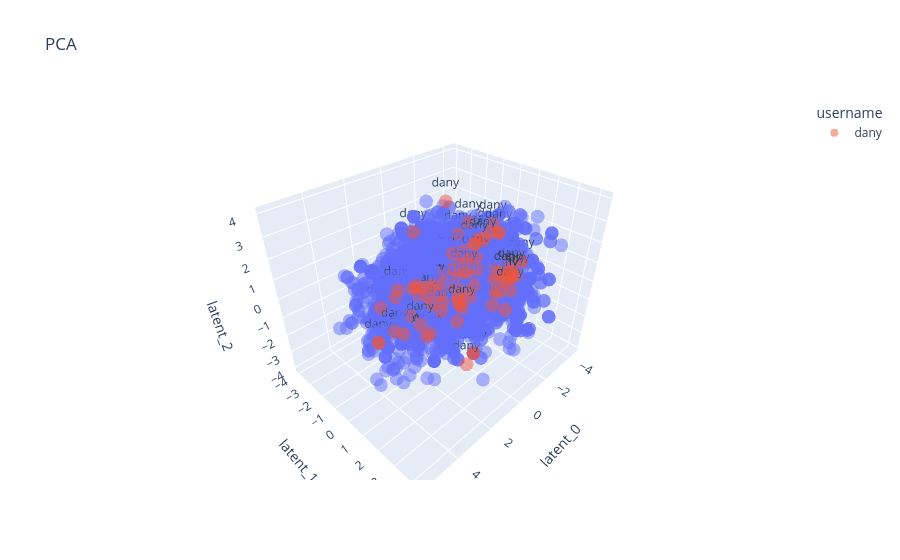

Notebook source saved alongside this figure:
### Code cell
# From a user's perspective, we want to recommend songs that are similar to the songs that the user has listened to.
# We can use the cosine similarity to find the most similar songs to a given song.
df_knn = df.copy()

# df_knn = remove_outliers_iqr(df_knn, NUMERICAL_FEATURES, threshold=0.15)

# normalize numeric features
scaler = StandardScaler()
df_knn[spoti.NUMERICAL_FEATURES] = scaler.fit_transform(df_knn[spoti.NUMERICAL_FEATURES])

# Run PCA on the numeric features
n_components = len(spoti.NUMERICAL_FEATURES)
n_components = 3
pca = PCA(n_components=n_components)
latent_features = pca.fit_transform(df_knn[spoti.NUMERICAL_FEATURES])
df_knn, latent_columns = dimensionality_reduction.add_latent_features(df_knn, latent_features)
df_knn.loc[df_knn["username"] != user, "username"] = ""
if n_components <= 3: plotting.plot_latent_space(df_knn, color=df_knn["username"], text=df_knn["username"], title="PCA").show()
latent_columns = spoti.NUMERICAL_FEATURES

# Get songs that the user has listened to
track_types = ["top_track"]
df_knn_user = df_knn[df_knn["username"] == user]
df_knn_user = df_knn_user[df_knn_user["type"].isin(track_types)]
df_knn_user

# Sample N songs from the songs that the user has listened to, more chance of sampling central songs of the user
PRE_SELECT_N = 20
SELECT_N = 10
df_knn_user_sample = df_knn_user.sample(PRE_SELECT_N)
# sort by affinity with random weights
weights = np.random.rand(len(df_knn_user_sample)) * 2 + 1
df_knn_user_sample["affinity"] = df_knn_user_sample["affinity"] * weights
df_knn_user_sample = df_knn_user_sample.sort_values(by="affinity", ascending=False)
df_knn_user_sample = df_knn_user_sample.drop_duplicates(subset=["id"])
df_knn_user_sample = df_knn_user_sample.head(SELECT_N)
# shuffle the dataframe
display(df_knn_user_sample[spoti.PRETTY_PRINT_FEATURES + latent_columns])

# Get songs that the user has not listened to
df_knn_user_complement = df_knn[(~df_knn["id"].isin(df_knn_user["id"])) & (~df_knn["id"].isin(df_knn_user_sample["id"]))].drop_duplicates(subset=["id"])
df_knn_not_user = df_knn[(df_knn["username"] != user) & (~df_knn["id"].isin(df_knn_user_sample["id"]))].drop_duplicates(subset=["id"])

print(f"User songs selected: {len(df_knn_user)}")
print(f"User songs complement: {len(df_knn_user_complement)}")
print(f"Songs unknown to user: {len(df_knn_not_user)}")

# Get the songs that are most similar to the sampled songs
knn = NearestNeighbors(metric="minkowski", p=2, radius=1)

# From all the songs that the user has not listened to, we only want to consider the songs that are similar to the sampled songs
choosen_df = df_knn_user_complement
knn.fit(choosen_df[latent_columns])
distances, indices = knn.kneighbors(df_knn_user_sample[latent_columns], n_neighbors=1000, return_distance=True)
# Set the distances to the original dataframe
choosen_df = choosen_df.iloc[indices.flatten()].copy()
choosen_df["distance"] = distances.flatten()
choosen_df = choosen_df.sort_values(by="distance")
choosen_df = choosen_df.drop_duplicates(subset=["id"])

TOP_N = 20
choosen_df = choosen_df.head(TOP_N)
# shuffle the dataframe
choosen_df = choosen_df.sample(frac=1)

choosen_df[spoti.PRETTY_PRINT_FEATURES]

### Figure 1 — Plotly figure (JSON) as saved in the notebook; plotly's stock layout.template omitted (floating-point values rounded to 4 significant figures; data arrays with more than 128 entries replaced by an {"elided": "..."} marker saying what was removed)
{"data": [{"hovertemplate": "username=%{text}<br>latent_0=%{x}<br>latent_1=%{y}<br>latent_2=%{z}<extra></extra>", "legendgroup": "", "marker": {"color": "#636efa", "opacity": 0.5, "symbol": "circle"}, "mode": "markers+text", "name": "", "scene": "scene", "showlegend": false, "text": {"elided": "5865 str values"}, "textposition": "top center", "type": "scatter3d", "x": {"elided": "5865 float values"}, "y": {"elided": "5865 float values"}, "z": {"elided": "5865 float values"}}, {"hovertemplate": "username=%{text}<br>latent_0=%{x}<br>latent_1=%{y}<br>latent_2=%{z}<extra></extra>", "legendgroup": "dany", "marker": {"color": "#EF553B", "opacity": 0.5, "symbol": "circle"}, "mode": "markers+text", "name": "dany", "scene": "scene", "showlegend": true, "text": ["dany", "dany", "dany", "dany", "dany", "dany", "dany", "dany", "dany", "dany", "dany", "dany", "dany", "dany", "dany", "dany", "dany", "dany", "dany", "dany", "dany", "dany", "dany", "dany", "dany", "dany", "dany", "dany", "dany", "dany", "dany", "dany", "dany", "dany", "dany", "dany", "dany", "dany", "dany", "dany", "dany", "dany", "dany", "dany", "dany", "dany", "dany", "dany", "dany", "dany", "dany", "dany", "dany", "dany", "dany", "dany", "dany", "dany", "dany", "dany", "dany", "dany", "dany", "dany", "dany", "dany", "dany", "dany", "dany", "dany", "dany", "dany", "dany", "dany", "dany", "dany", "dany", "dany", "dany", "dany", "dany", "dany", "dany"], "textposition": "top center", "type": "scatter3d", "x": [-1.362, 0.2361, -0.1996, -0.6548, 2.352, -1.148, -1.397, -0.9982, -1.752, 2.741, -1.167, 0.1673, -1.288, -0.6096, -1.802, -1.242, -1.127, 0.104, -1.429, -1.115, -1.848, -1.609, -1.461, -0.9089, -0.8874, 2.837, 3.602, 4.688, 0.6652, 0.4249, -0.6401, 1.817, -0.197, 1.93, 4.688, 1.555, -1.127, -1.848, 0.104, -0.08342, -0.08518, 0.8201, -2.734, 0.6652, -1.31, 0.4249, 0.497, -1.84, 0.908, -0.2319, -1.517, -1.044, 0.1476, 1.016, -0.2108, -1.183, 2.107, -1.312, 3.25, -1.362, 0.2361, 0.05691, -0.3754, -1.07, -1.117, 1.058, -0.9494, 1.616, -0.05219, -1.347, 1.291, 0.9511, 1.755, 3.496, -1.967, 1.663, 4.331, 0.135, -1.227, 2.633, -0.237, -0.5757, 2.336], "y": [1.578, 1.646, 0.07595, 1.333, 1.117, -0.5015, -0.3353, 0.2687, 0.5239, -0.1583, 0.07132, 1.1, 0.5072, 1.056, 0.907, 1.984, 2.58, 3.411, 1.721, 1.866, 2.501, 1.411, 1.594, 2.422, 2.439, 1.584, 1.123, 0.9223, 1.241, 2.054, 0.2225, 1.386, 0.1313, -1.377, 0.9223, 0.5526, 2.58, 2.501, 3.411, -0.04048, -2.285, 0.5148, 0.1297, 1.241, -1.53, 2.054, -0.01354, 1.132, -0.1296, 0.55, 2.035, 2.867, 3.296, 0.2806, 0.4356, 2.394, 0.001594, -0.0369, -0.728, 1.578, 1.646, 0.5054, 2.276, 0.4214, 0.1144, -0.4112, -0.4058, 2.336, 3.344, -1.48, -0.6455, -0.9833, -0.1545, 1.99, 0.04659, 2.736, 1.52, 0.8623, 1.641, 0.4372, 1.319, -0.9957, 1.275], "z": [2.633, 2.776, 1.501, 2.458, 1.084, 1.849, 1.015, 0.2913, 1.885, 0.9244, 0.7799, 1.172, 1.931, 1.531, 2.648, -0.05856, 1.006, 2.232, 0.7415, 0.02023, 1.46, 0.4194, -0.3963, 0.8513, 0.9388, -0.4068, -0.1065, 0.008809, 0.1532, -2.592, 1.111, 0.1866, 0.7327, -0.4799, 0.008809, 0.9207, 1.006, 1.46, 2.232, -0.1199, 1.686, -0.3248, 1.602, 0.1532, -0.6644, -2.592, -0.3692, 0.4417, -0.7719, -0.9558, 1.381, 1.277, 2.063, 0.4954, -2.078, -0.829, 0.746, -1.094, -0.01576, 2.633, 2.776, 0.05884, -0.1936, -1.08, 2.659, 0.08699, -0.2168, 0.7613, 1.264, 3.051, 0.06718, -0.6424, 0.7025, 0.8071, -0.1461, -1.953, 0.7015, -0.65, 0.3952, -0.1056, 0.4357, -0.6719, -0.7583]}], "layout": {"legend": {"title": {"text": "username"}, "tracegroupgap": 0}, "scene": {"domain": {"x": [0, 1], "y": [0, 1]}, "xaxis": {"title": {"text": "latent_0"}}, "yaxis": {"title": {"text": "latent_1"}}, "zaxis": {"title": {"text": "latent_2"}}}, "title": {"text": "PCA"}}}
